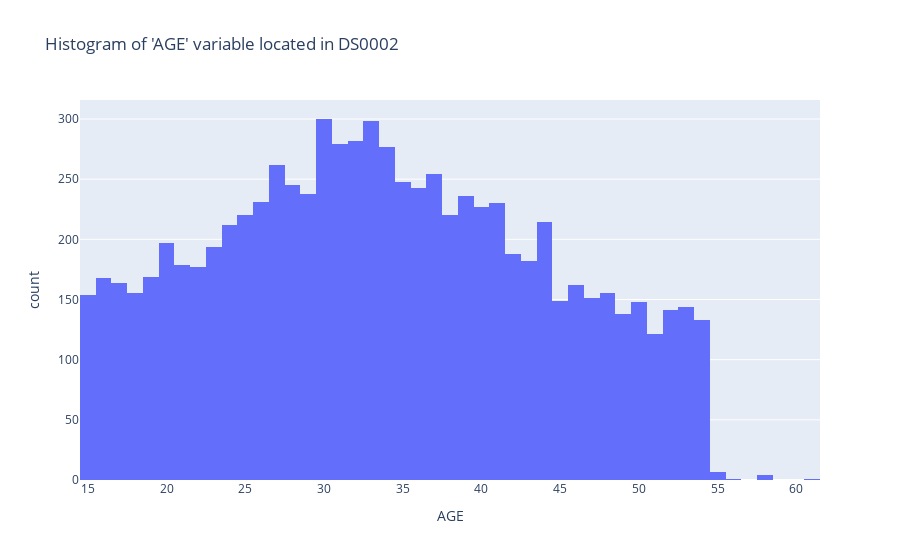

The notebook cell saved with this chart:
### Code cell
fig = px.histogram(ncs1.dxdm, x="AGE", title="Histogram of 'AGE' variable located in DS0002")
fig.show()

### Figure 1 — Plotly figure (JSON) as saved in the notebook; plotly's stock layout.template omitted (floating-point values rounded to 4 significant figures; data arrays with more than 128 entries replaced by an {"elided": "..."} marker saying what was removed)
{"data": [{"alignmentgroup": "True", "bingroup": "x", "hovertemplate": "AGE=%{x}<br>count=%{y}<extra></extra>", "legendgroup": "", "marker": {"color": "#636efa"}, "name": "", "offsetgroup": "", "orientation": "v", "showlegend": false, "type": "histogram", "x": {"elided": "8098 int values"}, "xaxis": "x", "yaxis": "y"}], "layout": {"barmode": "relative", "legend": {"tracegroupgap": 0}, "title": {"text": "Histogram of 'AGE' variable located in DS0002"}, "xaxis": {"anchor": "y", "domain": [0, 1], "title": {"text": "AGE"}}, "yaxis": {"anchor": "x", "domain": [0, 1], "title": {"text": "count"}}}}
